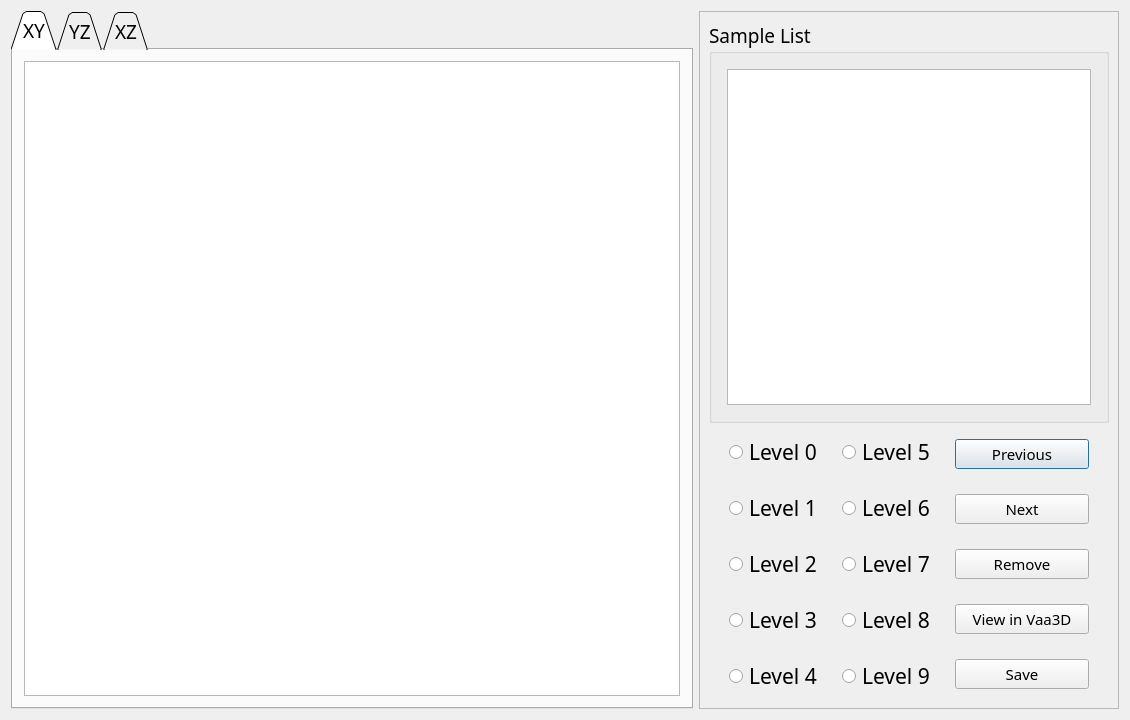
<?xml version="1.0" encoding="UTF-8"?>
<ui version="4.0">
 <class>BatchLabelDialog</class>
 <widget class="QDialog" name="BatchLabelDialog">
  <property name="enabled">
   <bool>true</bool>
  </property>
  <property name="geometry">
   <rect>
    <x>0</x>
    <y>0</y>
    <width>1130</width>
    <height>720</height>
   </rect>
  </property>
  <property name="mouseTracking">
   <bool>false</bool>
  </property>
  <property name="windowTitle">
   <string>Batch Labeler</string>
  </property>
  <property name="windowOpacity">
   <double>1.000000000000000</double>
  </property>
  <property name="autoFillBackground">
   <bool>false</bool>
  </property>
  <property name="sizeGripEnabled">
   <bool>false</bool>
  </property>
  <property name="modal">
   <bool>false</bool>
  </property>
  <layout class="QHBoxLayout" name="horizontalLayout">
   <item>
    <widget class="QTabWidget" name="tabWidget">
     <property name="font">
      <font>
       <family>Adobe Devanagari</family>
       <pointsize>14</pointsize>
      </font>
     </property>
     <property name="tabShape">
      <enum>QTabWidget::Triangular</enum>
     </property>
     <property name="currentIndex">
      <number>0</number>
     </property>
     <property name="usesScrollButtons">
      <bool>true</bool>
     </property>
     <property name="tabsClosable">
      <bool>false</bool>
     </property>
     <property name="tabBarAutoHide" stdset="0">
      <bool>false</bool>
     </property>
     <widget class="QWidget" name="tab_1">
      <attribute name="title">
       <string>XY</string>
      </attribute>
      <layout class="QGridLayout" name="gridLayout">
       <item row="3" column="3">
        <spacer name="horizontalSpacer_2">
         <property name="orientation">
          <enum>Qt::Horizontal</enum>
         </property>
         <property name="sizeType">
          <enum>QSizePolicy::Maximum</enum>
         </property>
         <property name="sizeHint" stdset="0">
          <size>
           <width>2</width>
           <height>20</height>
          </size>
         </property>
        </spacer>
       </item>
       <item row="4" column="2">
        <spacer name="verticalSpacer_2">
         <property name="orientation">
          <enum>Qt::Vertical</enum>
         </property>
         <property name="sizeType">
          <enum>QSizePolicy::Maximum</enum>
         </property>
         <property name="sizeHint" stdset="0">
          <size>
           <width>20</width>
           <height>2</height>
          </size>
         </property>
        </spacer>
       </item>
       <item row="1" column="2">
        <spacer name="verticalSpacer">
         <property name="orientation">
          <enum>Qt::Vertical</enum>
         </property>
         <property name="sizeType">
          <enum>QSizePolicy::Maximum</enum>
         </property>
         <property name="sizeHint" stdset="0">
          <size>
           <width>20</width>
           <height>2</height>
          </size>
         </property>
        </spacer>
       </item>
       <item row="3" column="2">
        <widget class="QGraphicsView" name="graphicsView_1">
         <property name="sizePolicy">
          <sizepolicy hsizetype="Expanding" vsizetype="Expanding">
           <horstretch>0</horstretch>
           <verstretch>0</verstretch>
          </sizepolicy>
         </property>
         <property name="minimumSize">
          <size>
           <width>0</width>
           <height>0</height>
          </size>
         </property>
        </widget>
       </item>
       <item row="3" column="0">
        <spacer name="horizontalSpacer">
         <property name="orientation">
          <enum>Qt::Horizontal</enum>
         </property>
         <property name="sizeType">
          <enum>QSizePolicy::Maximum</enum>
         </property>
         <property name="sizeHint" stdset="0">
          <size>
           <width>2</width>
           <height>20</height>
          </size>
         </property>
        </spacer>
       </item>
      </layout>
     </widget>
     <widget class="QWidget" name="tab_2">
      <attribute name="title">
       <string>YZ</string>
      </attribute>
      <layout class="QGridLayout" name="gridLayout_3">
       <item row="0" column="2">
        <spacer name="verticalSpacer_3">
         <property name="orientation">
          <enum>Qt::Vertical</enum>
         </property>
         <property name="sizeType">
          <enum>QSizePolicy::Maximum</enum>
         </property>
         <property name="sizeHint" stdset="0">
          <size>
           <width>2</width>
           <height>2</height>
          </size>
         </property>
        </spacer>
       </item>
       <item row="2" column="0">
        <spacer name="horizontalSpacer_3">
         <property name="orientation">
          <enum>Qt::Horizontal</enum>
         </property>
         <property name="sizeType">
          <enum>QSizePolicy::Maximum</enum>
         </property>
         <property name="sizeHint" stdset="0">
          <size>
           <width>2</width>
           <height>2</height>
          </size>
         </property>
        </spacer>
       </item>
       <item row="2" column="2">
        <widget class="QGraphicsView" name="graphicsView_2"/>
       </item>
       <item row="2" column="3">
        <spacer name="horizontalSpacer_4">
         <property name="orientation">
          <enum>Qt::Horizontal</enum>
         </property>
         <property name="sizeType">
          <enum>QSizePolicy::Maximum</enum>
         </property>
         <property name="sizeHint" stdset="0">
          <size>
           <width>2</width>
           <height>2</height>
          </size>
         </property>
        </spacer>
       </item>
       <item row="3" column="2">
        <spacer name="verticalSpacer_4">
         <property name="orientation">
          <enum>Qt::Vertical</enum>
         </property>
         <property name="sizeType">
          <enum>QSizePolicy::Maximum</enum>
         </property>
         <property name="sizeHint" stdset="0">
          <size>
           <width>2</width>
           <height>2</height>
          </size>
         </property>
        </spacer>
       </item>
      </layout>
     </widget>
     <widget class="QWidget" name="tab_3">
      <attribute name="title">
       <string>XZ</string>
      </attribute>
      <layout class="QGridLayout" name="gridLayout_4">
       <item row="2" column="2">
        <widget class="QGraphicsView" name="graphicsView_3">
         <property name="sizePolicy">
          <sizepolicy hsizetype="Expanding" vsizetype="Expanding">
           <horstretch>0</horstretch>
           <verstretch>0</verstretch>
          </sizepolicy>
         </property>
        </widget>
       </item>
       <item row="1" column="2">
        <spacer name="verticalSpacer_5">
         <property name="orientation">
          <enum>Qt::Vertical</enum>
         </property>
         <property name="sizeType">
          <enum>QSizePolicy::Maximum</enum>
         </property>
         <property name="sizeHint" stdset="0">
          <size>
           <width>2</width>
           <height>2</height>
          </size>
         </property>
        </spacer>
       </item>
       <item row="2" column="3">
        <spacer name="horizontalSpacer_6">
         <property name="orientation">
          <enum>Qt::Horizontal</enum>
         </property>
         <property name="sizeType">
          <enum>QSizePolicy::Maximum</enum>
         </property>
         <property name="sizeHint" stdset="0">
          <size>
           <width>2</width>
           <height>2</height>
          </size>
         </property>
        </spacer>
       </item>
       <item row="3" column="2">
        <spacer name="verticalSpacer_6">
         <property name="orientation">
          <enum>Qt::Vertical</enum>
         </property>
         <property name="sizeType">
          <enum>QSizePolicy::Maximum</enum>
         </property>
         <property name="sizeHint" stdset="0">
          <size>
           <width>2</width>
           <height>2</height>
          </size>
         </property>
        </spacer>
       </item>
       <item row="2" column="1">
        <spacer name="horizontalSpacer_5">
         <property name="orientation">
          <enum>Qt::Horizontal</enum>
         </property>
         <property name="sizeType">
          <enum>QSizePolicy::Maximum</enum>
         </property>
         <property name="sizeHint" stdset="0">
          <size>
           <width>2</width>
           <height>2</height>
          </size>
         </property>
        </spacer>
       </item>
      </layout>
     </widget>
    </widget>
   </item>
   <item>
    <widget class="QFrame" name="frame">
     <property name="enabled">
      <bool>true</bool>
     </property>
     <property name="maximumSize">
      <size>
       <width>420</width>
       <height>16777215</height>
      </size>
     </property>
     <property name="frameShape">
      <enum>QFrame::StyledPanel</enum>
     </property>
     <property name="frameShadow">
      <enum>QFrame::Raised</enum>
     </property>
     <layout class="QVBoxLayout" name="verticalLayout_7">
      <item>
       <widget class="QGroupBox" name="groupBox">
        <property name="sizePolicy">
         <sizepolicy hsizetype="Expanding" vsizetype="Expanding">
          <horstretch>0</horstretch>
          <verstretch>0</verstretch>
         </sizepolicy>
        </property>
        <property name="font">
         <font>
          <family>Bahnschrift</family>
          <pointsize>14</pointsize>
         </font>
        </property>
        <property name="title">
         <string>Sample List</string>
        </property>
        <layout class="QVBoxLayout" name="verticalLayout_9">
         <property name="spacing">
          <number>15</number>
         </property>
         <property name="margin">
          <number>15</number>
         </property>
         <item>
          <widget class="QListView" name="listView">
           <property name="editTriggers">
            <set>QAbstractItemView::NoEditTriggers</set>
           </property>
           <property name="dragDropOverwriteMode">
            <bool>false</bool>
           </property>
          </widget>
         </item>
        </layout>
       </widget>
      </item>
      <item>
       <layout class="QHBoxLayout" name="horizontalLayout_5">
        <property name="spacing">
         <number>20</number>
        </property>
        <property name="leftMargin">
         <number>20</number>
        </property>
        <property name="topMargin">
         <number>5</number>
        </property>
        <property name="rightMargin">
         <number>20</number>
        </property>
        <property name="bottomMargin">
         <number>5</number>
        </property>
        <item>
         <layout class="QGridLayout" name="gridLayout_2">
          <item row="0" column="0">
           <widget class="QRadioButton" name="radioButton_0">
            <property name="font">
             <font>
              <family>SimSun-ExtB</family>
              <pointsize>16</pointsize>
             </font>
            </property>
            <property name="text">
             <string>Level 0</string>
            </property>
            <attribute name="buttonGroup">
             <string notr="true">buttonGroup</string>
            </attribute>
           </widget>
          </item>
          <item row="0" column="1">
           <widget class="QRadioButton" name="radioButton_5">
            <property name="font">
             <font>
              <family>SimSun-ExtB</family>
              <pointsize>16</pointsize>
             </font>
            </property>
            <property name="text">
             <string>Level 5</string>
            </property>
            <attribute name="buttonGroup">
             <string notr="true">buttonGroup</string>
            </attribute>
           </widget>
          </item>
          <item row="1" column="0">
           <widget class="QRadioButton" name="radioButton_1">
            <property name="font">
             <font>
              <family>SimSun-ExtB</family>
              <pointsize>16</pointsize>
             </font>
            </property>
            <property name="text">
             <string>Level 1</string>
            </property>
            <attribute name="buttonGroup">
             <string notr="true">buttonGroup</string>
            </attribute>
           </widget>
          </item>
          <item row="1" column="1">
           <widget class="QRadioButton" name="radioButton_6">
            <property name="font">
             <font>
              <family>SimSun-ExtB</family>
              <pointsize>16</pointsize>
             </font>
            </property>
            <property name="text">
             <string>Level 6</string>
            </property>
            <attribute name="buttonGroup">
             <string notr="true">buttonGroup</string>
            </attribute>
           </widget>
          </item>
          <item row="2" column="0">
           <widget class="QRadioButton" name="radioButton_2">
            <property name="font">
             <font>
              <family>SimSun-ExtB</family>
              <pointsize>16</pointsize>
             </font>
            </property>
            <property name="text">
             <string>Level 2</string>
            </property>
            <attribute name="buttonGroup">
             <string notr="true">buttonGroup</string>
            </attribute>
           </widget>
          </item>
          <item row="2" column="1">
           <widget class="QRadioButton" name="radioButton_7">
            <property name="font">
             <font>
              <family>SimSun-ExtB</family>
              <pointsize>16</pointsize>
             </font>
            </property>
            <property name="text">
             <string>Level 7</string>
            </property>
            <attribute name="buttonGroup">
             <string notr="true">buttonGroup</string>
            </attribute>
           </widget>
          </item>
          <item row="3" column="0">
           <widget class="QRadioButton" name="radioButton_3">
            <property name="font">
             <font>
              <family>SimSun-ExtB</family>
              <pointsize>16</pointsize>
             </font>
            </property>
            <property name="text">
             <string>Level 3</string>
            </property>
            <attribute name="buttonGroup">
             <string notr="true">buttonGroup</string>
            </attribute>
           </widget>
          </item>
          <item row="3" column="1">
           <widget class="QRadioButton" name="radioButton_8">
            <property name="font">
             <font>
              <family>SimSun-ExtB</family>
              <pointsize>16</pointsize>
             </font>
            </property>
            <property name="text">
             <string>Level 8</string>
            </property>
            <attribute name="buttonGroup">
             <string notr="true">buttonGroup</string>
            </attribute>
           </widget>
          </item>
          <item row="4" column="0">
           <widget class="QRadioButton" name="radioButton_4">
            <property name="font">
             <font>
              <family>SimSun-ExtB</family>
              <pointsize>16</pointsize>
             </font>
            </property>
            <property name="text">
             <string>Level 4</string>
            </property>
            <attribute name="buttonGroup">
             <string notr="true">buttonGroup</string>
            </attribute>
           </widget>
          </item>
          <item row="4" column="1">
           <widget class="QRadioButton" name="radioButton_9">
            <property name="font">
             <font>
              <family>SimSun-ExtB</family>
              <pointsize>16</pointsize>
             </font>
            </property>
            <property name="text">
             <string>Level 9</string>
            </property>
            <attribute name="buttonGroup">
             <string notr="true">buttonGroup</string>
            </attribute>
           </widget>
          </item>
         </layout>
        </item>
        <item>
         <layout class="QVBoxLayout" name="verticalLayout_6">
          <item>
           <widget class="QPushButton" name="button_previous">
            <property name="font">
             <font>
              <family>Bahnschrift</family>
              <pointsize>11</pointsize>
              <weight>50</weight>
              <bold>false</bold>
             </font>
            </property>
            <property name="text">
             <string>Previous</string>
            </property>
           </widget>
          </item>
          <item>
           <widget class="QPushButton" name="button_next">
            <property name="font">
             <font>
              <family>Bahnschrift</family>
              <pointsize>11</pointsize>
              <weight>50</weight>
              <bold>false</bold>
             </font>
            </property>
            <property name="text">
             <string>Next</string>
            </property>
           </widget>
          </item>
          <item>
           <widget class="QPushButton" name="button_remove">
            <property name="font">
             <font>
              <family>Bahnschrift</family>
              <pointsize>11</pointsize>
              <weight>50</weight>
              <bold>false</bold>
             </font>
            </property>
            <property name="text">
             <string>Remove</string>
            </property>
           </widget>
          </item>
          <item>
           <widget class="QPushButton" name="button_v3d">
            <property name="font">
             <font>
              <family>Bahnschrift</family>
              <pointsize>11</pointsize>
              <weight>50</weight>
              <bold>false</bold>
             </font>
            </property>
            <property name="text">
             <string>View in Vaa3D</string>
            </property>
           </widget>
          </item>
          <item>
           <widget class="QPushButton" name="button_save">
            <property name="font">
             <font>
              <family>Bahnschrift</family>
              <pointsize>11</pointsize>
              <weight>50</weight>
              <bold>false</bold>
             </font>
            </property>
            <property name="text">
             <string>Save</string>
            </property>
           </widget>
          </item>
         </layout>
        </item>
       </layout>
      </item>
     </layout>
    </widget>
   </item>
  </layout>
 </widget>
 <tabstops>
  <tabstop>listView</tabstop>
  <tabstop>radioButton_0</tabstop>
  <tabstop>radioButton_1</tabstop>
  <tabstop>radioButton_2</tabstop>
  <tabstop>radioButton_3</tabstop>
  <tabstop>radioButton_4</tabstop>
  <tabstop>radioButton_5</tabstop>
  <tabstop>radioButton_6</tabstop>
  <tabstop>radioButton_7</tabstop>
  <tabstop>radioButton_8</tabstop>
  <tabstop>radioButton_9</tabstop>
  <tabstop>button_previous</tabstop>
  <tabstop>button_next</tabstop>
  <tabstop>button_remove</tabstop>
  <tabstop>button_v3d</tabstop>
  <tabstop>button_save</tabstop>
  <tabstop>tabWidget</tabstop>
  <tabstop>graphicsView_3</tabstop>
 </tabstops>
 <resources/>
 <connections/>
 <buttongroups>
  <buttongroup name="buttonGroup"/>
 </buttongroups>
</ui>
